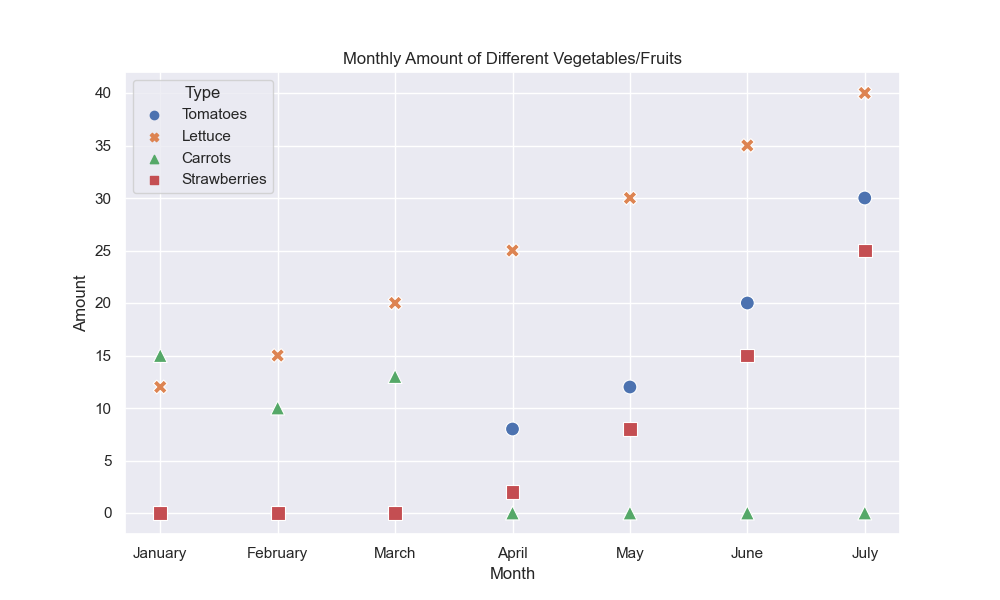

Here is the Python script that generated this plot:

import seaborn as sns
import pandas as pd
import matplotlib.pyplot as plt

# Given chart table data
data = [
    {'Month': 'January', 'Tomatoes': 0, 'Lettuce': 12, 'Carrots': 15, 'Strawberries': 0},
    {'Month': 'February', 'Tomatoes': 0, 'Lettuce': 15, 'Carrots': 10, 'Strawberries': 0},
    {'Month': 'March', 'Tomatoes': 0, 'Lettuce': 20, 'Carrots': 13, 'Strawberries': 0},
    {'Month': 'April', 'Tomatoes': 8, 'Lettuce': 25, 'Carrots': 0, 'Strawberries': 2},
    {'Month': 'May', 'Tomatoes': 12, 'Lettuce': 30, 'Carrots': 0, 'Strawberries': 8},
    {'Month': 'June', 'Tomatoes': 20, 'Lettuce': 35, 'Carrots': 0, 'Strawberries': 15},
    {'Month': 'July', 'Tomatoes': 30, 'Lettuce': 40, 'Carrots': 0, 'Strawberries': 25}
]

# Create a DataFrame
df = pd.DataFrame(data)

# Melt the DataFrame to long format
df_melted = df.melt(id_vars=['Month'], var_name='Type', value_name='Amount')

# Initialize the figure
plt.figure(figsize=(10, 6))

# Define a dictionary that maps types to markers
marker_dict = {'Tomatoes': 'o', 'Lettuce': 'X', 'Carrots': '^', 'Strawberries': 's'}

# Define a list of unique types to set hue order
type_order = df_melted['Type'].unique()

# Create a scatterplot
sns.scatterplot(
    data=df_melted,
    x='Month',
    y='Amount',
    hue='Type',        # Different colors for different types
    style='Type',      # Different markers for different types
    markers=marker_dict,    # The actual marker styles
    hue_order=type_order,    # Order of appearance in the legend
    palette='deep',    # Color palette to use
    s=100              # Size of the markers
)

# Customize the axes and title
plt.title('Monthly Amount of Different Vegetables/Fruits')
plt.xlabel('Month')
plt.ylabel('Amount')

# Adjust legend
plt.legend(title='Type')

# Show the plot
plt.show()
